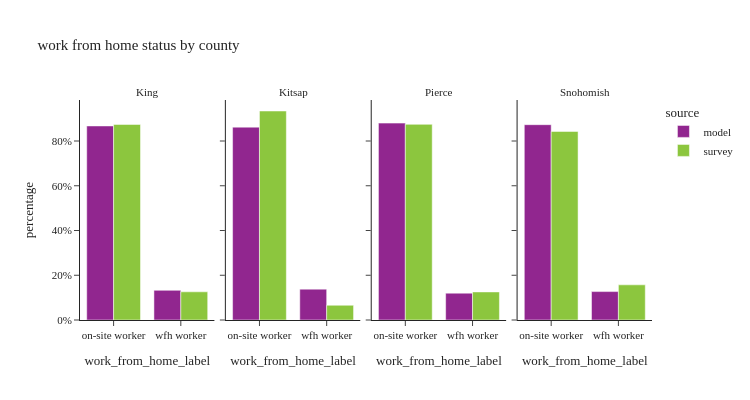

The code cell stored with this chart in its notebook:
### Code cell
util.plot_share_facetbar(per_data, 'person_weight', share_col="work_from_home_label", title="work from home status by county", 
                            facet_col="county_label", facet_col_wrap=4, height=400, orientation='v')

### Figure 1 — Plotly figure (JSON) as saved in the notebook; plotly's stock layout.template omitted (floating-point values rounded to 4 significant figures)
{"data": [{"alignmentgroup": "True", "customdata": [[1106433], [169229]], "hovertemplate": "source=model<br>county_label=King<br>work_from_home_label=%{x}<br>percentage=%{y}<br>sample_size=%{customdata[0]}<extra></extra>", "legendgroup": "model", "marker": {"color": "#91268F", "pattern": {"shape": ""}}, "name": "model", "offsetgroup": "model", "orientation": "v", "showlegend": true, "textposition": "auto", "type": "bar", "x": ["on-site worker", "wfh worker"], "xaxis": "x", "y": [0.8673, 0.1327], "yaxis": "y"}, {"alignmentgroup": "True", "customdata": [[105892], [16948]], "hovertemplate": "source=model<br>county_label=Kitsap<br>work_from_home_label=%{x}<br>percentage=%{y}<br>sample_size=%{customdata[0]}<extra></extra>", "legendgroup": "model", "marker": {"color": "#91268F", "pattern": {"shape": ""}}, "name": "model", "offsetgroup": "model", "orientation": "v", "showlegend": false, "textposition": "auto", "type": "bar", "x": ["on-site worker", "wfh worker"], "xaxis": "x2", "y": [0.862, 0.138], "yaxis": "y2"}, {"alignmentgroup": "True", "customdata": [[391994], [53458]], "hovertemplate": "source=model<br>county_label=Pierce<br>work_from_home_label=%{x}<br>percentage=%{y}<br>sample_size=%{customdata[0]}<extra></extra>", "legendgroup": "model", "marker": {"color": "#91268F", "pattern": {"shape": ""}}, "name": "model", "offsetgroup": "model", "orientation": "v", "showlegend": false, "textposition": "auto", "type": "bar", "x": ["on-site worker", "wfh worker"], "xaxis": "x3", "y": [0.88, 0.12], "yaxis": "y3"}, {"alignmentgroup": "True", "customdata": [[381647], [55528]], "hovertemplate": "source=model<br>county_label=Snohomish<br>work_from_home_label=%{x}<br>percentage=%{y}<br>sample_size=%{customdata[0]}<extra></extra>", "legendgroup": "model", "marker": {"color": "#91268F", "pattern": {"shape": ""}}, "name": "model", "offsetgroup": "model", "orientation": "v", "showlegend": false, "textposition": "auto", "type": "bar", "x": ["on-site worker", "wfh worker"], "xaxis": "x4", "y": [0.873, 0.127], "yaxis": "y4"}, {"alignmentgroup": "True", "customdata": [[4398], [943]], "hovertemplate": "source=survey<br>county_label=King<br>work_from_home_label=%{x}<br>percentage=%{y}<br>sample_size=%{customdata[0]}<extra></extra>", "legendgroup": "survey", "marker": {"color": "#8CC63E", "pattern": {"shape": ""}}, "name": "survey", "offsetgroup": "survey", "orientation": "v", "showlegend": true, "textposition": "auto", "type": "bar", "x": ["on-site worker", "wfh worker"], "xaxis": "x", "y": [0.8741, 0.1259], "yaxis": "y"}, {"alignmentgroup": "True", "customdata": [[264], [71]], "hovertemplate": "source=survey<br>county_label=Kitsap<br>work_from_home_label=%{x}<br>percentage=%{y}<br>sample_size=%{customdata[0]}<extra></extra>", "legendgroup": "survey", "marker": {"color": "#8CC63E", "pattern": {"shape": ""}}, "name": "survey", "offsetgroup": "survey", "orientation": "v", "showlegend": false, "textposition": "auto", "type": "bar", "x": ["on-site worker", "wfh worker"], "xaxis": "x2", "y": [0.9341, 0.06588], "yaxis": "y2"}, {"alignmentgroup": "True", "customdata": [[574], [97]], "hovertemplate": "source=survey<br>county_label=Pierce<br>work_from_home_label=%{x}<br>percentage=%{y}<br>sample_size=%{customdata[0]}<extra></extra>", "legendgroup": "survey", "marker": {"color": "#8CC63E", "pattern": {"shape": ""}}, "name": "survey", "offsetgroup": "survey", "orientation": "v", "showlegend": false, "textposition": "auto", "type": "bar", "x": ["on-site worker", "wfh worker"], "xaxis": "x3", "y": [0.8746, 0.1254], "yaxis": "y3"}, {"alignmentgroup": "True", "customdata": [[648], [174]], "hovertemplate": "source=survey<br>county_label=Snohomish<br>work_from_home_label=%{x}<br>percentage=%{y}<br>sample_size=%{customdata[0]}<extra></extra>", "legendgroup": "survey", "marker": {"color": "#8CC63E", "pattern": {"shape": ""}}, "name": "survey", "offsetgroup": "survey", "orientation": "v", "showlegend": false, "textposition": "auto", "type": "bar", "x": ["on-site worker", "wfh worker"], "xaxis": "x4", "y": [0.8428, 0.1572], "yaxis": "y4"}], "layout": {"annotations": [{"font": {}, "showarrow": false, "text": "King", "x": 0.1175, "xanchor": "center", "xref": "paper", "y": 1.0, "yanchor": "bottom", "yref": "paper"}, {"font": {}, "showarrow": false, "text": "Kitsap", "x": 0.3725, "xanchor": "center", "xref": "paper", "y": 1.0, "yanchor": "bottom", "yref": "paper"}, {"font": {}, "showarrow": false, "text": "Pierce", "x": 0.6275, "xanchor": "center", "xref": "paper", "y": 1.0, "yanchor": "bottom", "yref": "paper"}, {"font": {}, "showarrow": false, "text": "Snohomish", "x": 0.8825, "xanchor": "center", "xref": "paper", "y": 1.0, "yanchor": "bottom", "yref": "paper"}], "barmode": "group", "height": 400, "legend": {"title": {"text": "source"}, "tracegroupgap": 0}, "title": {"text": "work from home status by county"}, "width": 750, "xaxis": {"anchor": "y", "domain": [0.0, 0.235], "title": {"text": "work_from_home_label"}}, "xaxis2": {"anchor": "y2", "domain": [0.255, 0.49], "matches": "x", "title": {"text": "work_from_home_label"}}, "xaxis3": {"anchor": "y3", "domain": [0.51, 0.745], "matches": "x", "title": {"text": "work_from_home_label"}}, "xaxis4": {"anchor": "y4", "domain": [0.765, 1.0], "matches": "x", "title": {"text": "work_from_home_label"}}, "yaxis": {"anchor": "x", "domain": [0.0, 1.0], "tickformat": ".0%", "title": {"text": "percentage"}}, "yaxis2": {"anchor": "x2", "domain": [0.0, 1.0], "matches": "y", "showticklabels": false, "tickformat": ".0%"}, "yaxis3": {"anchor": "x3", "domain": [0.0, 1.0], "matches": "y", "showticklabels": false}, "yaxis4": {"anchor": "x4", "domain": [0.0, 1.0], "matches": "y", "showticklabels": false}}}
